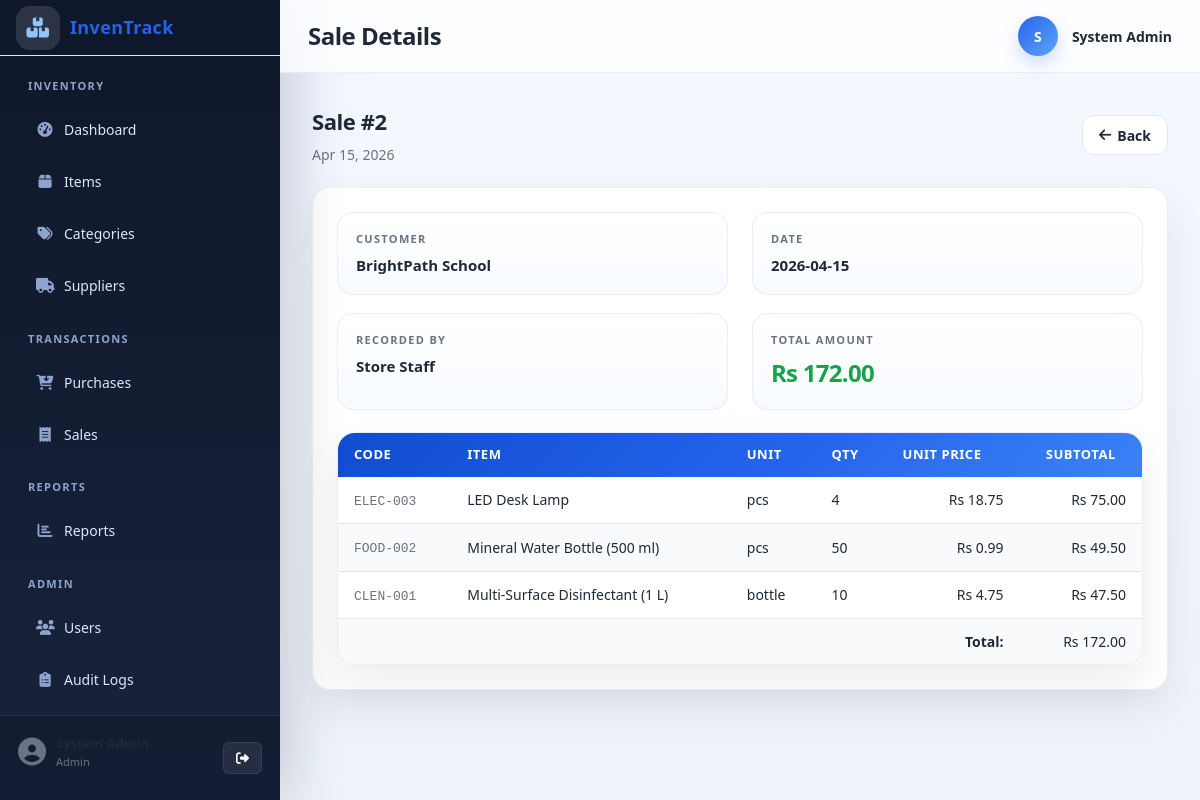
Screenshot of /pages/sales/view.php?id=2 (signed in) with the database file from the repository.
### tables this page shows
CREATE TABLE sales (
    id            INT           AUTO_INCREMENT PRIMARY KEY,
    customer_name VARCHAR(150)  NOT NULL,
    sale_date     DATE          NOT NULL,
    total_amount  DECIMAL(10,2) NOT NULL DEFAULT 0.00,
    notes         TEXT,
    created_by    INT           NOT NULL,
    created_at    DATETIME      DEFAULT CURRENT_TIMESTAMP,
    CONSTRAINT fk_sales_user
        FOREIGN KEY (created_by) REFERENCES users (id)
        ON UPDATE CASCADE ON DELETE RESTRICT
);

CREATE TABLE users (
    id            INT            AUTO_INCREMENT PRIMARY KEY,
    name          VARCHAR(100)   NOT NULL,
    email         VARCHAR(150)   NOT NULL,
    password_hash VARCHAR(255)   NOT NULL,
    role          ENUM('admin','manager','staff') NOT NULL DEFAULT 'staff',
    status        ENUM('active','inactive')       NOT NULL DEFAULT 'active',
    created_at    DATETIME       DEFAULT CURRENT_TIMESTAMP,
    CONSTRAINT uq_users_email UNIQUE (email)
);

CREATE TABLE sale_items (
    id         INT           AUTO_INCREMENT PRIMARY KEY,
    sale_id    INT           NOT NULL,
    item_id    INT           NOT NULL,
    qty        INT           NOT NULL,
    unit_price DECIMAL(10,2) NOT NULL,
    created_at DATETIME      DEFAULT CURRENT_TIMESTAMP,
    CONSTRAINT fk_sitems_sale
        FOREIGN KEY (sale_id) REFERENCES sales (id)
        ON UPDATE CASCADE ON DELETE CASCADE,
    CONSTRAINT fk_sitems_item
        FOREIGN KEY (item_id) REFERENCES items (id)
        ON UPDATE CASCADE ON DELETE RESTRICT
);

CREATE TABLE items (
    id            INT            AUTO_INCREMENT PRIMARY KEY,
    item_code     VARCHAR(50)    NOT NULL,
    name          VARCHAR(150)   NOT NULL,
    category_id   INT            NOT NULL,
    unit          VARCHAR(30)    NOT NULL DEFAULT 'pcs',
    price         DECIMAL(10,2)  NOT NULL DEFAULT 0.00,
    stock_qty     INT            NOT NULL DEFAULT 0,
    reorder_level INT            NOT NULL DEFAULT 10,
    expiry_date   DATE           NULL,
    created_at    DATETIME       DEFAULT CURRENT_TIMESTAMP,
    CONSTRAINT uq_items_item_code UNIQUE (item_code),
    CONSTRAINT fk_items_category
        FOREIGN KEY (category_id) REFERENCES categories (id)
        ON UPDATE CASCADE ON DELETE RESTRICT
);

### includes/auth.php (called while the page is built, shortened)
<?php
require_once __DIR__ . '/functions.php';
function current_user(): ?array
{
    return $_SESSION['user'] ?? null;
}

### includes/functions.php (called while the page is built, shortened)
<?php
function app_base_path(): string
{
    static $base_path = null;
    if ($base_path !== null) {
        return $base_path;
    }
    $base_path = '/' . trim(basename(dirname(__DIR__)), '/');
    return $base_path;
}
function app_url(string $path = ''): string
{
    $path = ltrim($path, '/');
    return $path === '' ? app_base_path() . '/' : app_base_path() . '/' . $path;
}
function sanitize(mixed $value): string
{
    return htmlspecialchars(trim((string)$value), ENT_QUOTES, 'UTF-8');
}
function format_currency(float|int|string $amount): string
{
    return 'Rs ' . number_format((float)$amount, 2);
}
function format_date(?string $date): string
{
    $ts = strtotime($date);
    return $ts !== false ? date('M d, Y', $ts) : '';
}

### pages/sales/view.php (the view, shortened to what this page needs)
<?php
require_once __DIR__ . '/../../config/db.php';
require_once __DIR__ . '/../../includes/auth.php';
require_once __DIR__ . '/../../includes/functions.php';
$id = (int)($_GET['id'] ?? 0);
$s_stmt = $pdo->prepare(
    'SELECT s.*, u.name AS created_by_name
     FROM sales s
     LEFT JOIN users u ON u.id = s.created_by
     WHERE s.id = :id LIMIT 1'
);
$s_stmt->execute([':id' => $id]);
$sale = $s_stmt->fetch();
$si_stmt = $pdo->prepare(
    'SELECT si.*, i.name AS item_name, i.item_code, i.unit
     FROM sale_items si
     LEFT JOIN items i ON i.id = si.item_id
     WHERE si.sale_id = :sid'
);
$si_stmt->execute([':sid' => $id]);
$line_items = $si_stmt->fetchAll();
require_once __DIR__ . '/../../includes/header.php';
require_once __DIR__ . '/../../includes/sidebar.php';
?>
<div class="page-wrapper">
    <div class="topbar">
        <h1 class="topbar-title">Sale Details</h1>
        <div class="topbar-user">
            <div class="user-avatar"><?= strtoupper(substr($user['name'], 0, 1)) ?></div>
            <span class="user-name"><?= sanitize($user['name']) ?></span>
        </div>
    </div>
    <main class="main-content">
        <div class="page-header">
            <div>
                <h2 class="page-title">Sale #<?= (int)$sale['id'] ?></h2>
                <p class="page-subtitle"><?= format_date($sale['sale_date']) ?></p>
            </div>
            <a href="<?= htmlspecialchars(app_url('pages/sales/index.php'), ENT_QUOTES, 'UTF-8') ?>" class="btn-secondary"><i class="fa-solid fa-arrow-left"></i> Back</a>
        </div>
        <div class="form-card">
            <div class="record-summary">
                <div class="record-summary__item">
                    <span class="record-summary__label">Customer</span>
                    <div class="record-summary__value"><?= sanitize($sale['customer_name']) ?></div>
                </div>
                <div class="record-summary__item">
                    <span class="record-summary__label">Date</span>
                    <div class="record-summary__value"><?= sanitize($sale['sale_date']) ?></div>
                </div>
                <div class="record-summary__item">
                    <span class="record-summary__label">Recorded By</span>
                    <div class="record-summary__value"><?= sanitize($sale['created_by_name'] ?? 'N/A') ?></div>
                </div>
                <div class="record-summary__item">
                    <span class="record-summary__label">Total Amount</span>
                    <div class="record-summary__value record-summary__value--accent record-summary__value--success"><?= format_currency((float)$sale['total_amount']) ?></div>
                </div>
            </div>
            <div class="table-container">
                <table>
                    <thead>
                        <tr>
                            <th>Code</th>
                            <th>Item</th>
                            <th>Unit</th>
                            <th>Qty</th>
                            <th>Unit Price</th>
                            <th>Subtotal</th>
                        </tr>
                    </thead>
                    <tbody>
                        <?php if (empty($line_items)): ?>
                        <tr><td colspan="6" class="table-empty">No items.</td></tr>
                        <?php else: ?>
                        <?php foreach ($line_items as $li): ?>
                        <tr>
                            <td><span class="item-code"><?= sanitize($li['item_code'] ?? '') ?></span></td>
                            <td><?= sanitize($li['item_name'] ?? 'Deleted Item') ?></td>
                            <td><?= sanitize($li['unit'] ?? '') ?></td>
                            <td><?= (float)$li['qty'] ?></td>
                            <td class="price-cell"><?= format_currency((float)$li['unit_price']) ?></td>
                            <td class="price-cell"><?= format_currency((float)$li['qty'] * (float)$li['unit_price']) ?></td>
                        </tr>
                        <?php endforeach; ?>
                        <tr>
                            <td colspan="5" class="text-right"><strong>Total:</strong></td>
                            <td class="price-cell"><?= format_currency((float)$sale['total_amount']) ?></td>
                        </tr>
                        <?php endif; ?>
                    </tbody>
                </table>
            </div>
        </div>
    </main>
</div>
<?php require_once __DIR__ . '/../../includes/footer.php'; ?>

### assets/css/responsive.css (style rules this page uses)
@media (min-width: 992px) { .page-wrapper { margin-left: 240px; } }
@media (min-width: 992px) { .topbar-user .user-name { display: inline; } }
@media (min-width: 992px) { .page-wrapper { margin-left: 280px; } }

### rows the page displays
sales: id "2", sale_date "Apr 15, 2026", customer_name "BrightPath School", sale_date "2026-04-15", created_by.name "Store Staff", total_amount "Rs 172.00"
sale_items: item.item_code "ELEC-003", item.name "LED Desk Lamp", item.unit "pcs", qty "4", unit_price "Rs 18.75", format_currency((float)$li['qty'] * (float)$li['unit_price']) "Rs 75.00"
sale_items: item.item_code "FOOD-002", item.name "Mineral Water Bottle (500 ml)", item.unit "pcs", qty "50", unit_price "Rs 0.99", format_currency((float)$li['qty'] * (float)$li['unit_price']) "Rs 49.50"
sale_items: item.item_code "CLEN-001", item.name "Multi-Surface Disinfectant (1 L)", item.unit "bottle", qty "10", unit_price "Rs 4.75", format_currency((float)$li['qty'] * (float)$li['unit_price']) "Rs 47.50"

### other values shown
$user_role "Admin"
substr($user['name'], 0, 1) "S"
$user['name'] "System Admin"
